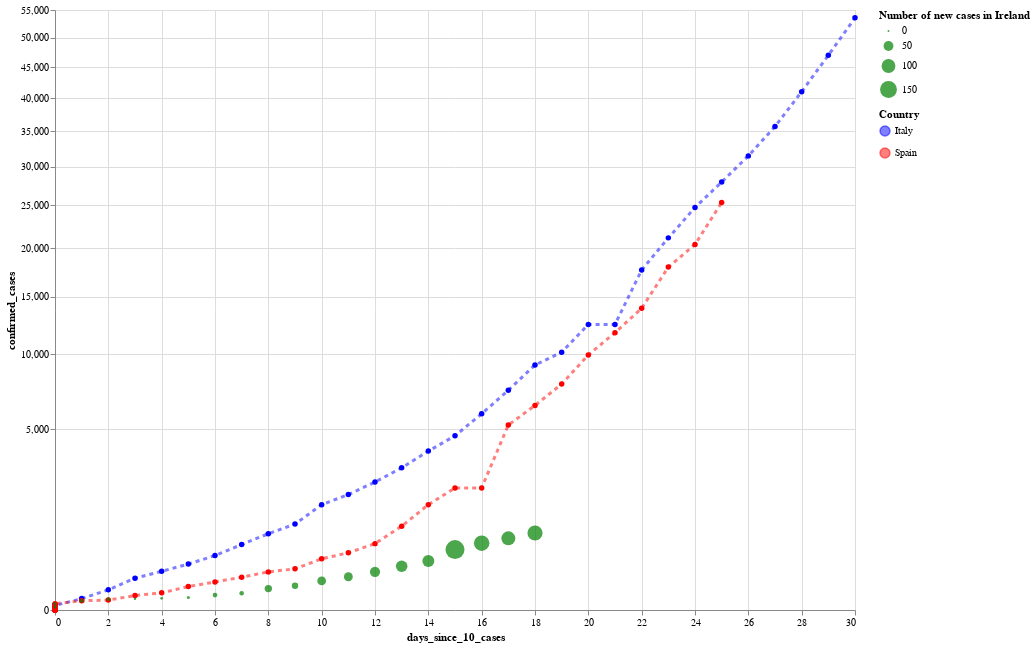

Source (notebook cell):
### Markdown cell above
# Number of persons tested positive for Covid-19 in Ireland
The figure below shows the total number of persons who tested positive for Covid-19 (_cases_) in Ireland, Italy, and Spain. The `x` axis corresponds to the number of days since at least 10 cases were detected. This allow us to compare Ireland's current situation to the observed in Italy and Spain earlier. The comparison using Italy and Spain is because those countries are still in a critical situation fighting the pandemia, and no country would like to be the next one in such situation. 

For Ireland, the size of the circles for each day denotes the number of new persons confirmed infected that day.

**If we consider only the absolute numbers, we can see that the confirmed cases for Covid-19 in Ireland are below the ones observed in Italy and Spain at early stages. However, the populations of the three countries are very different and we have to account for that as well.**

### Code cell
#hide_input

alt.layer(cases_it_plot, cases_es_plot, cases_ie_plot).properties(
    width=800, height=600
).resolve_scale(
    color='independent',
    shape='independent'
)

### Figure 1 — Vega-Lite specification as saved in the notebook (floating-point values rounded to 4 significant figures)
{"config": {"view": {"continuousWidth": 400, "continuousHeight": 300}}, "layer": [{"data": {"name": "data-2987e1d9a2fd59c460ab6478846970fd"}, "mark": {"type": "line", "color": "blue", "opacity": 0.5, "point": true, "strokeDash": [4, 4], "strokeWidth": 3}, "encoding": {"color": {"type": "nominal", "field": "country", "scale": {"domain": ["Italy"], "range": ["blue"]}, "title": "Country"}, "tooltip": [{"type": "nominal", "field": "country"}, {"type": "temporal", "field": "date"}, {"type": "quantitative", "field": "confirmed_cases"}, {"type": "quantitative", "field": "new_cases"}, {"type": "quantitative", "field": "deaths"}], "x": {"type": "quantitative", "field": "days_since_10_cases"}, "y": {"type": "quantitative", "field": "confirmed_cases", "scale": {"type": "sqrt"}}}}, {"data": {"name": "data-1e47dafa713025491d85caa9f6a43809"}, "mark": {"type": "line", "color": "red", "opacity": 0.5, "point": true, "strokeDash": [4, 4], "strokeWidth": 3}, "encoding": {"color": {"type": "nominal", "field": "country", "scale": {"domain": ["Spain"], "range": ["red"]}, "title": ""}, "tooltip": [{"type": "nominal", "field": "country"}, {"type": "temporal", "field": "date"}, {"type": "quantitative", "field": "confirmed_cases"}, {"type": "quantitative", "field": "new_cases"}, {"type": "quantitative", "field": "deaths"}], "x": {"type": "quantitative", "field": "days_since_10_cases"}, "y": {"type": "quantitative", "field": "confirmed_cases", "scale": {"type": "sqrt"}}}}, {"data": {"name": "data-ed50ffc5c4b78ec5191e852842180de0"}, "mark": {"type": "circle", "color": "green", "opacity": 0.7}, "encoding": {"size": {"type": "quantitative", "field": "new_cases", "title": "Number of new cases in Ireland"}, "tooltip": [{"type": "nominal", "field": "country"}, {"type": "temporal", "field": "date"}, {"type": "quantitative", "field": "confirmed_cases"}, {"type": "quantitative", "field": "new_cases"}, {"type": "quantitative", "field": "deaths"}], "x": {"type": "quantitative", "field": "days_since_10_cases"}, "y": {"type": "quantitative", "field": "confirmed_cases", "scale": {"type": "sqrt"}}}}], "height": 600, "resolve": {"scale": {"color": "independent", "shape": "independent"}}, "width": 800, "$schema": "https://vega.github.io/schema/vega-lite/v4.0.2.json", "datasets": {"data-2987e1d9a2fd59c460ab6478846970fd": [{"country": "Italy", "date": "2020-01-22", "days_since_10_cases": 0, "confirmed_cases": 0, "confirmed_cases_per_million": 0.0, "new_cases": 0, "deaths": 0}, {"country": "Italy", "date": "2020-01-23", "days_since_10_cases": 0, "confirmed_cases": 0, "confirmed_cases_per_million": 0.0, "new_cases": 0, "deaths": 0}, {"country": "Italy", "date": "2020-01-24", "days_since_10_cases": 0, "confirmed_cases": 0, "confirmed_cases_per_million": 0.0, "new_cases": 0, "deaths": 0}, {"country": "Italy", "date": "2020-01-25", "days_since_10_cases": 0, "confirmed_cases": 0, "confirmed_cases_per_million": 0.0, "new_cases": 0, "deaths": 0}, {"country": "Italy", "date": "2020-01-26", "days_since_10_cases": 0, "confirmed_cases": 0, "confirmed_cases_per_million": 0.0, "new_cases": 0, "deaths": 0}, {"country": "Italy", "date": "2020-01-27", "days_since_10_cases": 0, "confirmed_cases": 0, "confirmed_cases_per_million": 0.0, "new_cases": 0, "deaths": 0}, {"country": "Italy", "date": "2020-01-28", "days_since_10_cases": 0, "confirmed_cases": 0, "confirmed_cases_per_million": 0.0, "new_cases": 0, "deaths": 0}, {"country": "Italy", "date": "2020-01-29", "days_since_10_cases": 0, "confirmed_cases": 0, "confirmed_cases_per_million": 0.0, "new_cases": 0, "deaths": 0}, {"country": "Italy", "date": "2020-01-30", "days_since_10_cases": 0, "confirmed_cases": 0, "confirmed_cases_per_million": 0.0, "new_cases": 0, "deaths": 0}, {"country": "Italy", "date": "2020-01-31", "days_since_10_cases": 0, "confirmed_cases": 2, "confirmed_cases_per_million": 0.0, "new_cases": 2, "deaths": 0}, {"country": "Italy", "date": "2020-02-01", "days_since_10_cases": 0, "confirmed_cases": 2, "confirmed_cases_per_million": 0.0, "new_cases": 0, "deaths": 0}, {"country": "Italy", "date": "2020-02-02", "days_since_10_cases": 0, "confirmed_cases": 2, "confirmed_cases_per_million": 0.0, "new_cases": 0, "deaths": 0}, {"country": "Italy", "date": "2020-02-03", "days_since_10_cases": 0, "confirmed_cases": 2, "confirmed_cases_per_million": 0.0, "new_cases": 0, "deaths": 0}, {"country": "Italy", "date": "2020-02-04", "days_since_10_cases": 0, "confirmed_cases": 2, "confirmed_cases_per_million": 0.0, "new_cases": 0, "deaths": 0}, {"country": "Italy", "date": "2020-02-05", "days_since_10_cases": 0, "confirmed_cases": 2, "confirmed_cases_per_million": 0.0, "new_cases": 0, "deaths": 0}, {"country": "Italy", "date": "2020-02-06", "days_since_10_cases": 0, "confirmed_cases": 2, "confirmed_cases_per_million": 0.0, "new_cases": 0, "deaths": 0}, {"country": "Italy", "date": "2020-02-07", "days_since_10_cases": 0, "confirmed_cases": 3, "confirmed_cases_per_million": 0.0, "new_cases": 1, "deaths": 0}, {"country": "Italy", "date": "2020-02-08", "days_since_10_cases": 0, "confirmed_cases": 3, "confirmed_cases_per_million": 0.0, "new_cases": 0, "deaths": 0}, {"country": "Italy", "date": "2020-02-09", "days_since_10_cases": 0, "confirmed_cases": 3, "confirmed_cases_per_million": 0.0, "new_cases": 0, "deaths": 0}, {"country": "Italy", "date": "2020-02-10", "days_since_10_cases": 0, "confirmed_cases": 3, "confirmed_cases_per_million": 0.0, "new_cases": 0, "deaths": 0}, {"country": "Italy", "date": "2020-02-11", "days_since_10_cases": 0, "confirmed_cases": 3, "confirmed_cases_per_million": 0.0, "new_cases": 0, "deaths": 0}, {"country": "Italy", "date": "2020-02-12", "days_since_10_cases": 0, "confirmed_cases": 3, "confirmed_cases_per_million": 0.0, "new_cases": 0, "deaths": 0}, {"country": "Italy", "date": "2020-02-13", "days_since_10_cases": 0, "confirmed_cases": 3, "confirmed_cases_per_million": 0.0, "new_cases": 0, "deaths": 0}, {"country": "Italy", "date": "2020-02-14", "days_since_10_cases": 0, "confirmed_cases": 3, "confirmed_cases_per_million": 0.0, "new_cases": 0, "deaths": 0}, {"country": "Italy", "date": "2020-02-15", "days_since_10_cases": 0, "confirmed_cases": 3, "confirmed_cases_per_million": 0.0, "new_cases": 0, "deaths": 0}, {"country": "Italy", "date": "2020-02-16", "days_since_10_cases": 0, "confirmed_cases": 3, "confirmed_cases_per_million": 0.0, "new_cases": 0, "deaths": 0}, {"country": "Italy", "date": "2020-02-17", "days_since_10_cases": 0, "confirmed_cases": 3, "confirmed_cases_per_million": 0.0, "new_cases": 0, "deaths": 0}, {"country": "Italy", "date": "2020-02-18", "days_since_10_cases": 0, "confirmed_cases": 3, "confirmed_cases_per_million": 0.0, "new_cases": 0, "deaths": 0}, {"country": "Italy", "date": "2020-02-19", "days_since_10_cases": 0, "confirmed_cases": 3, "confirmed_cases_per_million": 0.0, "new_cases": 0, "deaths": 0}, {"country": "Italy", "date": "2020-02-20", "days_since_10_cases": 0, "confirmed_cases": 3, "confirmed_cases_per_million": 0.0, "new_cases": 0, "deaths": 0}, {"country": "Italy", "date": "2020-02-21", "days_since_10_cases": 1, "confirmed_cases": 20, "confirmed_cases_per_million": 0.0, "new_cases": 17, "deaths": 1}, {"country": "Italy", "date": "2020-02-22", "days_since_10_cases": 2, "confirmed_cases": 62, "confirmed_cases_per_million": 1.0, "new_cases": 42, "deaths": 2}, {"country": "Italy", "date": "2020-02-23", "days_since_10_cases": 3, "confirmed_cases": 155, "confirmed_cases_per_million": 3.0, "new_cases": 93, "deaths": 3}, {"country": "Italy", "date": "2020-02-24", "days_since_10_cases": 4, "confirmed_cases": 229, "confirmed_cases_per_million": 4.0, "new_cases": 74, "deaths": 7}, {"country": "Italy", "date": "2020-02-25", "days_since_10_cases": 5, "confirmed_cases": 322, "confirmed_cases_per_million": 5.0, "new_cases": 93, "deaths": 10}, {"country": "Italy", "date": "2020-02-26", "days_since_10_cases": 6, "confirmed_cases": 453, "confirmed_cases_per_million": 8.0, "new_cases": 131, "deaths": 12}, {"country": "Italy", "date": "2020-02-27", "days_since_10_cases": 7, "confirmed_cases": 655, "confirmed_cases_per_million": 11.0, "new_cases": 202, "deaths": 17}, {"country": "Italy", "date": "2020-02-28", "days_since_10_cases": 8, "confirmed_cases": 888, "confirmed_cases_per_million": 15.0, "new_cases": 233, "deaths": 21}, {"country": "Italy", "date": "2020-02-29", "days_since_10_cases": 9, "confirmed_cases": 1128, "confirmed_cases_per_million": 19.0, "new_cases": 240, "deaths": 29}, {"country": "Italy", "date": "2020-03-01", "days_since_10_cases": 10, "confirmed_cases": 1694, "confirmed_cases_per_million": 28.0, "new_cases": 566, "deaths": 34}, {"country": "Italy", "date": "2020-03-02", "days_since_10_cases": 11, "confirmed_cases": 2036, "confirmed_cases_per_million": 34.0, "new_cases": 342, "deaths": 52}, {"country": "Italy", "date": "2020-03-03", "days_since_10_cases": 12, "confirmed_cases": 2502, "confirmed_cases_per_million": 42.0, "new_cases": 466, "deaths": 79}, {"country": "Italy", "date": "2020-03-04", "days_since_10_cases": 13, "confirmed_cases": 3089, "confirmed_cases_per_million": 51.0, "new_cases": 587, "deaths": 107}, {"country": "Italy", "date": "2020-03-05", "days_since_10_cases": 14, "confirmed_cases": 3858, "confirmed_cases_per_million": 64.0, "new_cases": 769, "deaths": 148}, {"country": "Italy", "date": "2020-03-06", "days_since_10_cases": 15, "confirmed_cases": 4636, "confirmed_cases_per_million": 77.0, "new_cases": 778, "deaths": 197}, {"country": "Italy", "date": "2020-03-07", "days_since_10_cases": 16, "confirmed_cases": 5883, "confirmed_cases_per_million": 98.0, "new_cases": 1247, "deaths": 233}, {"country": "Italy", "date": "2020-03-08", "days_since_10_cases": 17, "confirmed_cases": 7375, "confirmed_cases_per_million": 123.0, "new_cases": 1492, "deaths": 366}, {"country": "Italy", "date": "2020-03-09", "days_since_10_cases": 18, "confirmed_cases": 9172, "confirmed_cases_per_million": 152.0, "new_cases": 1797, "deaths": 463}, {"country": "Italy", "date": "2020-03-10", "days_since_10_cases": 19, "confirmed_cases": 10149, "confirmed_cases_per_million": 169.0, "new_cases": 977, "deaths": 631}, {"country": "Italy", "date": "2020-03-11", "days_since_10_cases": 20, "confirmed_cases": 12462, "confirmed_cases_per_million": 207.0, "new_cases": 2313, "deaths": 827}, {"country": "Italy", "date": "2020-03-12", "days_since_10_cases": 21, "confirmed_cases": 12462, "confirmed_cases_per_million": 207.0, "new_cases": 0, "deaths": 827}, {"country": "Italy", "date": "2020-03-13", "days_since_10_cases": 22, "confirmed_cases": 17660, "confirmed_cases_per_million": 293.0, "new_cases": 5198, "deaths": 1266}, {"country": "Italy", "date": "2020-03-14", "days_since_10_cases": 23, "confirmed_cases": 21157, "confirmed_cases_per_million": 351.0, "new_cases": 3497, "deaths": 1441}, {"country": "Italy", "date": "2020-03-15", "days_since_10_cases": 24, "confirmed_cases": 24747, "confirmed_cases_per_million": 411.0, "new_cases": 3590, "deaths": 1809}, {"country": "Italy", "date": "2020-03-16", "days_since_10_cases": 25, "confirmed_cases": 27980, "confirmed_cases_per_million": 465.0, "new_cases": 3233, "deaths": 2158}, {"country": "Italy", "date": "2020-03-17", "days_since_10_cases": 26, "confirmed_cases": 31506, "confirmed_cases_per_million": 523.0, "new_cases": 3526, "deaths": 2503}, {"country": "Italy", "date": "2020-03-18", "days_since_10_cases": 27, "confirmed_cases": 35713, "confirmed_cases_per_million": 593.0, "new_cases": 4207, "deaths": 2978}, {"country": "Italy", "date": "2020-03-19", "days_since_10_cases": 28, "confirmed_cases": 41035, "confirmed_cases_per_million": 682.0, "new_cases": 5322, "deaths": 3405}, {"country": "Italy", "date": "2020-03-20", "days_since_10_cases": 29, "confirmed_cases": 47021, "confirmed_cases_per_million": 781.0, "new_cases": 5986, "deaths": 4032}, {"country": "Italy", "date": "2020-03-21", "days_since_10_cases": 30, "confirmed_cases": 53578, "confirmed_cases_per_million": 890.0, "new_cases": 6557, "deaths": 4825}], "data-1e47dafa713025491d85caa9f6a43809": [{"country": "Spain", "date": "2020-01-22", "days_since_10_cases": 0, "confirmed_cases": 0, "confirmed_cases_per_million": 0.0, "new_cases": 0, "deaths": 0}, {"country": "Spain", "date": "2020-01-23", "days_since_10_cases": 0, "confirmed_cases": 0, "confirmed_cases_per_million": 0.0, "new_cases": 0, "deaths": 0}, {"country": "Spain", "date": "2020-01-24", "days_since_10_cases": 0, "confirmed_cases": 0, "confirmed_cases_per_million": 0.0, "new_cases": 0, "deaths": 0}, {"country": "Spain", "date": "2020-01-25", "days_since_10_cases": 0, "confirmed_cases": 0, "confirmed_cases_per_million": 0.0, "new_cases": 0, "deaths": 0}, {"country": "Spain", "date": "2020-01-26", "days_since_10_cases": 0, "confirmed_cases": 0, "confirmed_cases_per_million": 0.0, "new_cases": 0, "deaths": 0}, {"country": "Spain", "date": "2020-01-27", "days_since_10_cases": 0, "confirmed_cases": 0, "confirmed_cases_per_million": 0.0, "new_cases": 0, "deaths": 0}, {"country": "Spain", "date": "2020-01-28", "days_since_10_cases": 0, "confirmed_cases": 0, "confirmed_cases_per_million": 0.0, "new_cases": 0, "deaths": 0}, {"country": "Spain", "date": "2020-01-29", "days_since_10_cases": 0, "confirmed_cases": 0, "confirmed_cases_per_million": 0.0, "new_cases": 0, "deaths": 0}, {"country": "Spain", "date": "2020-01-30", "days_since_10_cases": 0, "confirmed_cases": 0, "confirmed_cases_per_million": 0.0, "new_cases": 0, "deaths": 0}, {"country": "Spain", "date": "2020-01-31", "days_since_10_cases": 0, "confirmed_cases": 0, "confirmed_cases_per_million": 0.0, "new_cases": 0, "deaths": 0}, {"country": "Spain", "date": "2020-02-01", "days_since_10_cases": 0, "confirmed_cases": 1, "confirmed_cases_per_million": 0.0, "new_cases": 1, "deaths": 0}, {"country": "Spain", "date": "2020-02-02", "days_since_10_cases": 0, "confirmed_cases": 1, "confirmed_cases_per_million": 0.0, "new_cases": 0, "deaths": 0}, {"country": "Spain", "date": "2020-02-03", "days_since_10_cases": 0, "confirmed_cases": 1, "confirmed_cases_per_million": 0.0, "new_cases": 0, "deaths": 0}, {"country": "Spain", "date": "2020-02-04", "days_since_10_cases": 0, "confirmed_cases": 1, "confirmed_cases_per_million": 0.0, "new_cases": 0, "deaths": 0}, {"country": "Spain", "date": "2020-02-05", "days_since_10_cases": 0, "confirmed_cases": 1, "confirmed_cases_per_million": 0.0, "new_cases": 0, "deaths": 0}, {"country": "Spain", "date": "2020-02-06", "days_since_10_cases": 0, "confirmed_cases": 1, "confirmed_cases_per_million": 0.0, "new_cases": 0, "deaths": 0}, {"country": "Spain", "date": "2020-02-07", "days_since_10_cases": 0, "confirmed_cases": 1, "confirmed_cases_per_million": 0.0, "new_cases": 0, "deaths": 0}, {"country": "Spain", "date": "2020-02-08", "days_since_10_cases": 0, "confirmed_cases": 1, "confirmed_cases_per_million": 0.0, "new_cases": 0, "deaths": 0}, {"country": "Spain", "date": "2020-02-09", "days_since_10_cases": 0, "confirmed_cases": 2, "confirmed_cases_per_million": 0.0, "new_cases": 1, "deaths": 0}, {"country": "Spain", "date": "2020-02-10", "days_since_10_cases": 0, "confirmed_cases": 2, "confirmed_cases_per_million": 0.0, "new_cases": 0, "deaths": 0}, {"country": "Spain", "date": "2020-02-11", "days_since_10_cases": 0, "confirmed_cases": 2, "confirmed_cases_per_million": 0.0, "new_cases": 0, "deaths": 0}, {"country": "Spain", "date": "2020-02-12", "days_since_10_cases": 0, "confirmed_cases": 2, "confirmed_cases_per_million": 0.0, "new_cases": 0, "deaths": 0}, {"country": "Spain", "date": "2020-02-13", "days_since_10_cases": 0, "confirmed_cases": 2, "confirmed_cases_per_million": 0.0, "new_cases": 0, "deaths": 0}, {"country": "Spain", "date": "2020-02-14", "days_since_10_cases": 0, "confirmed_cases": 2, "confirmed_cases_per_million": 0.0, "new_cases": 0, "deaths": 0}, {"country": "Spain", "date": "2020-02-15", "days_since_10_cases": 0, "confirmed_cases": 2, "confirmed_cases_per_million": 0.0, "new_cases": 0, "deaths": 0}, {"country": "Spain", "date": "2020-02-16", "days_since_10_cases": 0, "confirmed_cases": 2, "confirmed_cases_per_million": 0.0, "new_cases": 0, "deaths": 0}, {"country": "Spain", "date": "2020-02-17", "days_since_10_cases": 0, "confirmed_cases": 2, "confirmed_cases_per_million": 0.0, "new_cases": 0, "deaths": 0}, {"country": "Spain", "date": "2020-02-18", "days_since_10_cases": 0, "confirmed_cases": 2, "confirmed_cases_per_million": 0.0, "new_cases": 0, "deaths": 0}, {"country": "Spain", "date": "2020-02-19", "days_since_10_cases": 0, "confirmed_cases": 2, "confirmed_cases_per_million": 0.0, "new_cases": 0, "deaths": 0}, {"country": "Spain", "date": "2020-02-20", "days_since_10_cases": 0, "confirmed_cases": 2, "confirmed_cases_per_million": 0.0, "new_cases": 0, "deaths": 0}, {"country": "Spain", "date": "2020-02-21", "days_since_10_cases": 0, "confirmed_cases": 2, "confirmed_cases_per_million": 0.0, "new_cases": 0, "deaths": 0}, {"country": "Spain", "date": "2020-02-22", "days_since_10_cases": 0, "confirmed_cases": 2, "confirmed_cases_per_million": 0.0, "new_cases": 0, "deaths": 0}, {"country": "Spain", "date": "2020-02-23", "days_since_10_cases": 0, "confirmed_cases": 2, "confirmed_cases_per_million": 0.0, "new_cases": 0, "deaths": 0}, {"country": "Spain", "date": "2020-02-24", "days_since_10_cases": 0, "confirmed_cases": 2, "confirmed_cases_per_million": 0.0, "new_cases": 0, "deaths": 0}, {"country": "Spain", "date": "2020-02-25", "days_since_10_cases": 0, "confirmed_cases": 6, "confirmed_cases_per_million": 0.0, "new_cases": 4, "deaths": 0}, {"country": "Spain", "date": "2020-02-26", "days_since_10_cases": 1, "confirmed_cases": 13, "confirmed_cases_per_million": 0.0, "new_cases": 7, "deaths": 0}, {"country": "Spain", "date": "2020-02-27", "days_since_10_cases": 2, "confirmed_cases": 15, "confirmed_cases_per_million": 0.0, "new_cases": 2, "deaths": 0}, {"country": "Spain", "date": "2020-02-28", "days_since_10_cases": 3, "confirmed_cases": 32, "confirmed_cases_per_million": 1.0, "new_cases": 17, "deaths": 0}, {"country": "Spain", "date": "2020-02-29", "days_since_10_cases": 4, "confirmed_cases": 45, "confirmed_cases_per_million": 1.0, "new_cases": 13, "deaths": 0}, {"country": "Spain", "date": "2020-03-01", "days_since_10_cases": 5, "confirmed_cases": 84, "confirmed_cases_per_million": 2.0, "new_cases": 39, "deaths": 0}, {"country": "Spain", "date": "2020-03-02", "days_since_10_cases": 6, "confirmed_cases": 120, "confirmed_cases_per_million": 3.0, "new_cases": 36, "deaths": 0}, {"country": "Spain", "date": "2020-03-03", "days_since_10_cases": 7, "confirmed_cases": 165, "confirmed_cases_per_million": 4.0, "new_cases": 45, "deaths": 1}, {"country": "Spain", "date": "2020-03-04", "days_since_10_cases": 8, "confirmed_cases": 222, "confirmed_cases_per_million": 5.0, "new_cases": 57, "deaths": 2}, {"country": "Spain", "date": "2020-03-05", "days_since_10_cases": 9, "confirmed_cases": 259, "confirmed_cases_per_million": 5.0, "new_cases": 37, "deaths": 3}, {"country": "Spain", "date": "2020-03-06", "days_since_10_cases": 10, "confirmed_cases": 400, "confirmed_cases_per_million": 8.0, "new_cases": 141, "deaths": 5}, {"country": "Spain", "date": "2020-03-07", "days_since_10_cases": 11, "confirmed_cases": 500, "confirmed_cases_per_million": 11.0, "new_cases": 100, "deaths": 10}, {"country": "Spain", "date": "2020-03-08", "days_since_10_cases": 12, "confirmed_cases": 673, "confirmed_cases_per_million": 14.0, "new_cases": 173, "deaths": 17}, {"country": "Spain", "date": "2020-03-09", "days_since_10_cases": 13, "confirmed_cases": 1073, "confirmed_cases_per_million": 23.0, "new_cases": 400, "deaths": 28}, {"country": "Spain", "date": "2020-03-10", "days_since_10_cases": 14, "confirmed_cases": 1695, "confirmed_cases_per_million": 36.0, "new_cases": 622, "deaths": 35}, {"country": "Spain", "date": "2020-03-11", "days_since_10_cases": 15, "confirmed_cases": 2277, "confirmed_cases_per_million": 48.0, "new_cases": 582, "deaths": 54}, {"country": "Spain", "date": "2020-03-12", "days_since_10_cases": 16, "confirmed_cases": 2277, "confirmed_cases_per_million": 48.0, "new_cases": 0, "deaths": 55}, {"country": "Spain", "date": "2020-03-13", "days_since_10_cases": 17, "confirmed_cases": 5232, "confirmed_cases_per_million": 111.0, "new_cases": 2955, "deaths": 133}, {"country": "Spain", "date": "2020-03-14", "days_since_10_cases": 18, "confirmed_cases": 6391, "confirmed_cases_per_million": 136.0, "new_cases": 1159, "deaths": 195}, {"country": "Spain", "date": "2020-03-15", "days_since_10_cases": 19, "confirmed_cases": 7798, "confirmed_cases_per_million": 166.0, "new_cases": 1407, "deaths": 289}, {"country": "Spain", "date": "2020-03-16", "days_since_10_cases": 20, "confirmed_cases": 9942, "confirmed_cases_per_million": 211.0, "new_cases": 2144, "deaths": 342}, {"country": "Spain", "date": "2020-03-17", "days_since_10_cases": 21, "confirmed_cases": 11748, "confirmed_cases_per_million": 249.0, "new_cases": 1806, "deaths": 533}, {"country": "Spain", "date": "2020-03-18", "days_since_10_cases": 22, "confirmed_cases": 13910, "confirmed_cases_per_million": 295.0, "new_cases": 2162, "deaths": 623}, {"country": "Spain", "date": "2020-03-19", "days_since_10_cases": 23, "confirmed_cases": 17963, "confirmed_cases_per_million": 381.0, "new_cases": 4053, "deaths": 830}, {"country": "Spain", "date": "2020-03-20", "days_since_10_cases": 24, "confirmed_cases": 20410, "confirmed_cases_per_million": 433.0, "new_cases": 2447, "deaths": 1043}, {"country": "Spain", "date": "2020-03-21", "days_since_10_cases": 25, "confirmed_cases": 25374, "confirmed_cases_per_million": 539.0, "new_cases": 4964, "deaths": 1375}], "data-ed50ffc5c4b78ec5191e852842180de0": [{"country": "Ireland", "date": "2020-03-01", "days_since_10_cases": 0, "confirmed_cases": 1, "confirmed_cases_per_million": 0.0, "new_cases": 0, "deaths": 0}, {"country": "Ireland", "date": "2020-03-02", "days_since_10_cases": 0, "confirmed_cases": 1, "confirmed_cases_per_million": 0.0, "new_cases": 0, "deaths": 0}, {"country": "Ireland", "date": "2020-03-03", "days_since_10_cases": 0, "confirmed_cases": 2, "confirmed_cases_per_million": 0.0, "new_cases": 1, "deaths": 0}, {"country": "Ireland", "date": "2020-03-04", "days_since_10_cases": 0, "confirmed_cases": 6, "confirmed_cases_per_million": 1.0, "new_cases": 4, "deaths": 0}, {"country": "Ireland", "date": "2020-03-05", "days_since_10_cases": 1, "confirmed_cases": 13, "confirmed_cases_per_million": 3.0, "new_cases": 7, "deaths": 0}, {"country": "Ireland", "date": "2020-03-06", "days_since_10_cases": 2, "confirmed_cases": 18, "confirmed_cases_per_million": 4.0, "new_cases": 5, "deaths": 0}, {"country": "Ireland", "date": "2020-03-07", "days_since_10_cases": 3, "confirmed_cases": 19, "confirmed_cases_per_million": 4.0, "new_cases": 1, "deaths": 0}, {"country": "Ireland", "date": "2020-03-08", "days_since_10_cases": 4, "confirmed_cases": 21, "confirmed_cases_per_million": 4.0, "new_cases": 2, "deaths": 0}, {"country": "Ireland", "date": "2020-03-09", "days_since_10_cases": 5, "confirmed_cases": 24, "confirmed_cases_per_million": 5.0, "new_cases": 3, "deaths": 0}, {"country": "Ireland", "date": "2020-03-10", "days_since_10_cases": 6, "confirmed_cases": 34, "confirmed_cases_per_million": 7.0, "new_cases": 10, "deaths": 0}, {"country": "Ireland", "date": "2020-03-11", "days_since_10_cases": 7, "confirmed_cases": 43, "confirmed_cases_per_million": 9.0, "new_cases": 9, "deaths": 1}, {"country": "Ireland", "date": "2020-03-12", "days_since_10_cases": 8, "confirmed_cases": 70, "confirmed_cases_per_million": 14.0, "new_cases": 27, "deaths": 1}, {"country": "Ireland", "date": "2020-03-13", "days_since_10_cases": 9, "confirmed_cases": 90, "confirmed_cases_per_million": 18.0, "new_cases": 20, "deaths": 1}, {"country": "Ireland", "date": "2020-03-14", "days_since_10_cases": 10, "confirmed_cases": 129, "confirmed_cases_per_million": 26.0, "new_cases": 39, "deaths": 2}, {"country": "Ireland", "date": "2020-03-15", "days_since_10_cases": 11, "confirmed_cases": 169, "confirmed_cases_per_million": 34.0, "new_cases": 40, "deaths": 2}, {"country": "Ireland", "date": "2020-03-16", "days_since_10_cases": 12, "confirmed_cases": 223, "confirmed_cases_per_million": 46.0, "new_cases": 54, "deaths": 2}, {"country": "Ireland", "date": "2020-03-17", "days_since_10_cases": 13, "confirmed_cases": 292, "confirmed_cases_per_million": 60.0, "new_cases": 69, "deaths": 2}, {"country": "Ireland", "date": "2020-03-18", "days_since_10_cases": 14, "confirmed_cases": 366, "confirmed_cases_per_million": 75.0, "new_cases": 74, "deaths": 2}, {"country": "Ireland", "date": "2020-03-19", "days_since_10_cases": 15, "confirmed_cases": 557, "confirmed_cases_per_million": 114.0, "new_cases": 191, "deaths": 3}, {"country": "Ireland", "date": "2020-03-20", "days_since_10_cases": 16, "confirmed_cases": 683, "confirmed_cases_per_million": 139.0, "new_cases": 126, "deaths": 3}, {"country": "Ireland", "date": "2020-03-21", "days_since_10_cases": 17, "confirmed_cases": 785, "confirmed_cases_per_million": 160.0, "new_cases": 102, "deaths": 3}, {"country": "Ireland", "date": "2020-03-22", "days_since_10_cases": 18, "confirmed_cases": 906, "confirmed_cases_per_million": 185.0, "new_cases": 121, "deaths": 4}]}}
